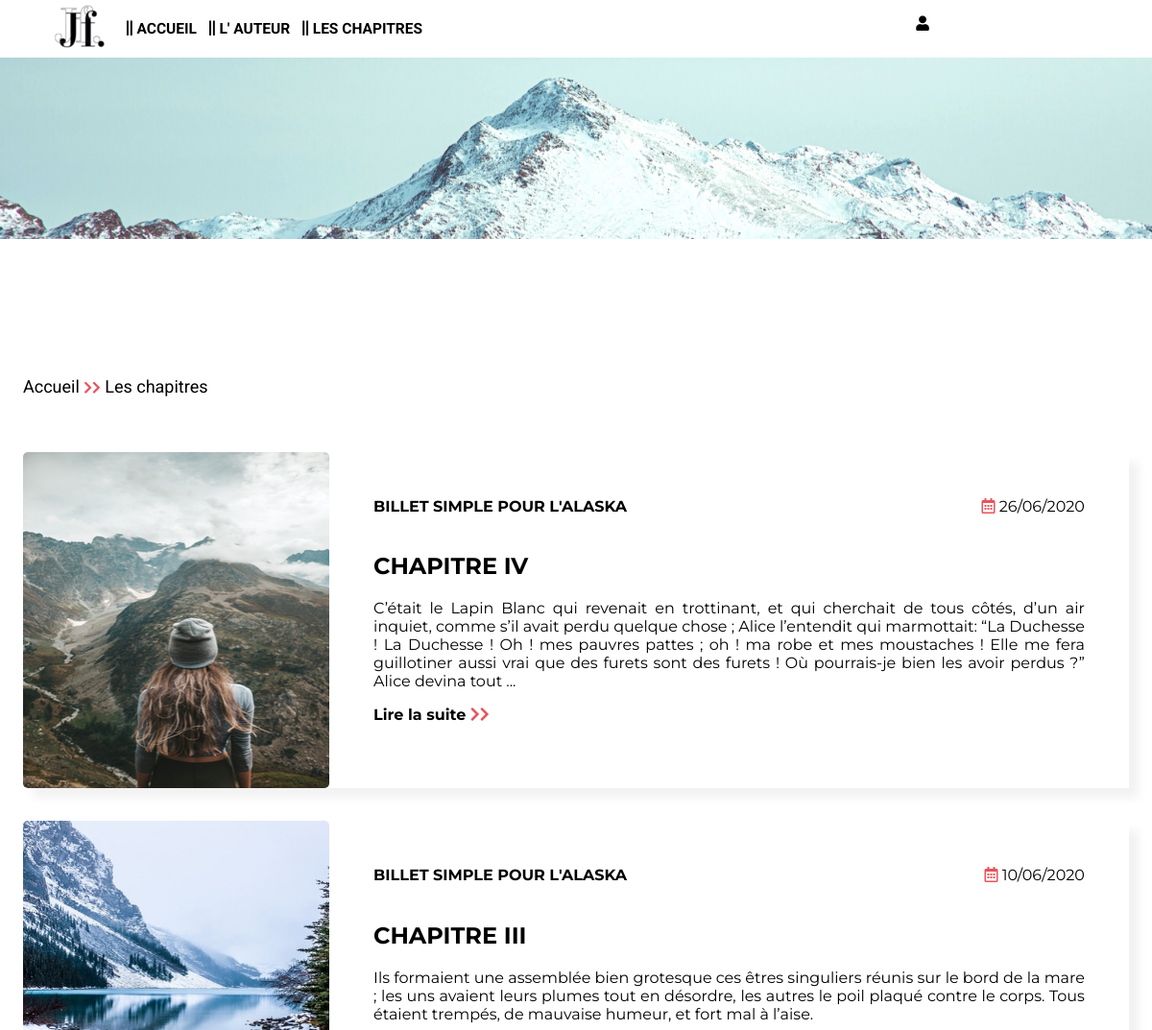
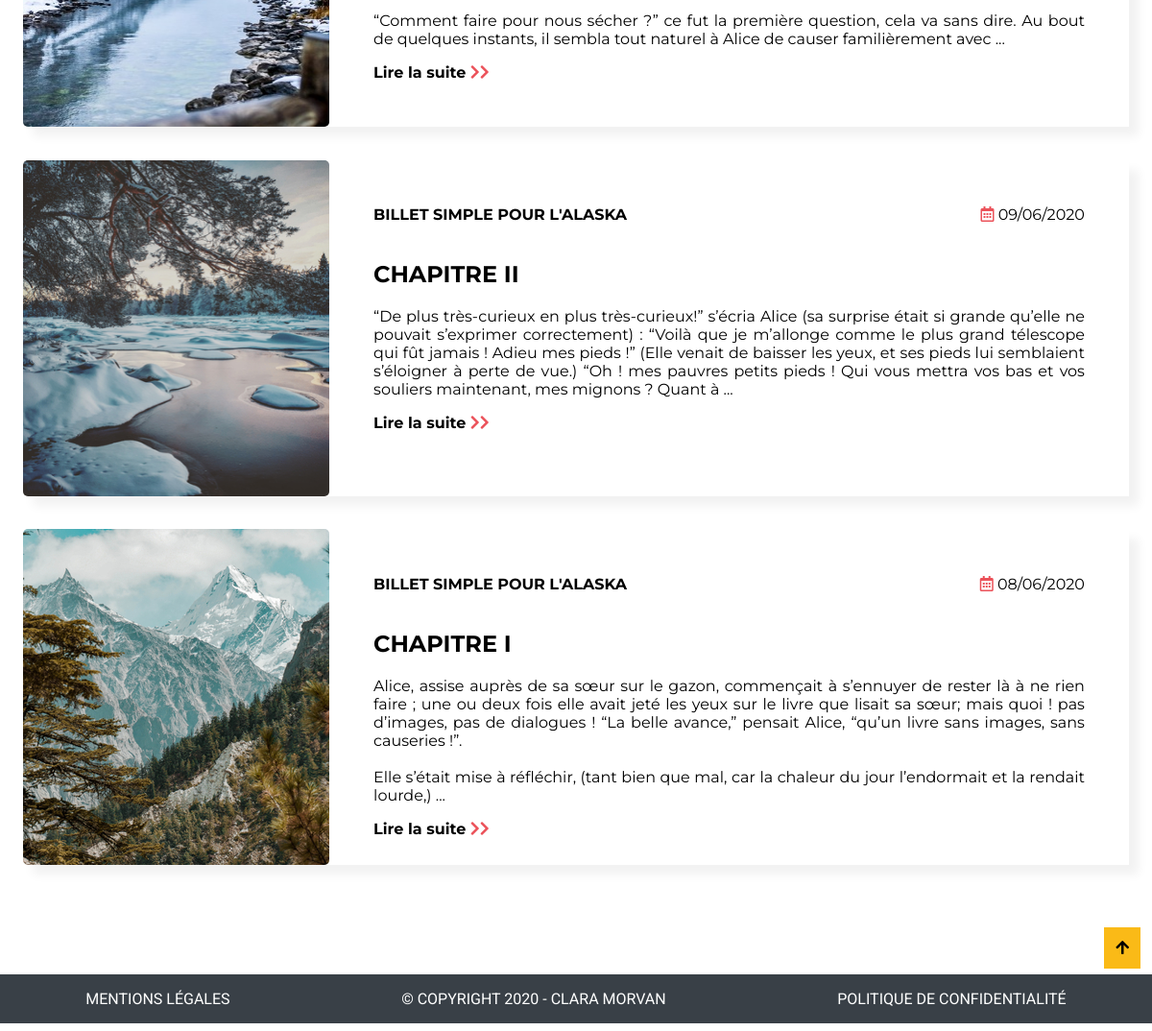
/index.php?action=listPosts, run on the app's committed database (2 pictures, top to bottom).
### tables this page shows
CREATE TABLE `chapters` (
  `id_chapter` int(11) NOT NULL,
  `novel_chapter` varchar(255) NOT NULL,
  `title_chapter` varchar(255) NOT NULL,
  `text_chapter` text NOT NULL,
  `image_chapter` varchar(255) NOT NULL,
  `date_chapter` datetime NOT NULL
);

### App/Controller/PostController.php (called while the page is built, shortened)
<?php
class PostController extends AncestorController
{
    public function listPosts()
    {
        $postManager = new PostManager();
        $posts = $postManager->listPosts();
        require('view/listPosts.php');
    }
}

### App/Controller/AncestorController.php (called while the page is built, shortened)
<?php
class AncestorController
{
    protected function isLogged()
    {
        if (isset($_SESSION['id_user']) && isset($_SESSION['id_hash_user'])) {
            $id = $_SESSION['id_user'];
            $userManager = new UserManager();
            $this->user = $userManager->getUserById($id);
            $idUser = $this->user['id_user'];
            $hash1 = $_SESSION['id_hash_user'];
            $hash2 = $this->getPowerfulHash($idUser);
            if ($hash1 === $hash2) {
                return true;
            } else {
                return false;
            }
        } else {
            return false;
        }
    }
    protected function cutContent($content)
    {
        $length = 450;
        if (strlen(htmlspecialchars_decode($content)) >= $length) {
            $allContent = htmlspecialchars_decode($content);
            $lastPos = strpos($allContent, ' ', $length);
            $content = substr(nl2br($allContent), 0, $lastPos) .' ...';
            return $content;
        } else {
            return htmlspecialchars_decode($content);
        }
    }
    protected function dateTimeUsToDateFr($date)
    {
        $formatUs = explode(' ', $date);
        $segmentDate = $formatUs[0];
        $explodeFormatUs = explode('-', $segmentDate);
        $dateFr = $explodeFormatUs[2] . '/' . $explodeFormatUs[1] . '/' . $explodeFormatUs[0];
        return $dateFr;
    }
}

### App/Model/PostManager.php (called while the page is built, shortened)
<?php
class PostManager extends Manager
{
    public function listPosts()
    {
        $db = $this->dbConnect();
        $req = $db->query("SELECT * FROM chapters ORDER BY date_chapter DESC");
        $req->execute(array());
        $posts = $req->fetchAll();
        return $posts;
    }
}

### view/listPosts.php (the view, shortened to what this page needs)
<?php
require('header.php');
?>
<?php
require('banner.php');
?>
<div class="content">
    <div class="links"><a href="index.php">Accueil</a> <span class="red"><i class=" fas
                    fa-chevron-right"></i><i class="fas fa-chevron-right"></i></span> Les chapitres</div>
    <?php
foreach ($posts as $dataPosts) {
    ?>
    <div class="block_posts">
        <div class="img_posts"><img
                src="public/img/<?= htmlspecialchars($dataPosts['image_chapter']) ?>"
                alt="Image - Billet simple pour l'Alaska - Jean Forteroche" /></div>
        <div class="para_posts">
            <div class="elts_posts">
                <p class="novel_posts"><?= mb_strtoupper(htmlspecialchars($dataPosts['novel_chapter'])) ?>
                </p>
                <p><span class="red"><i class="far fa-calendar-alt"></i></span>
                    <?php
                    $date = $this->dateTimeUsToDateFr(htmlspecialchars($dataPosts['date_chapter']));
    echo $date; ?>
                </p>
            </div>
            <h2><?= mb_strtoupper(htmlspecialchars($dataPosts['title_chapter'])) ?>
            </h2>
            <p>
                <?php
                $intro = $this->cutContent($dataPosts['text_chapter']);
    echo $intro; ?>
            </p>
            <p class="button"><a
                    href="index.php?action=getPost&amp;id=<?= htmlspecialchars($dataPosts['id_chapter']) ?>">Lire
                    la suite <span><i class=" fas
                    fa-chevron-right"></i><i class="fas fa-chevron-right"></i></span></a></p>
        </div>
    </div>
    <?php
}
?>
</div>
<?php $content = ob_get_clean(); ?>
<?php require('view/template.php');

### index.php (shortened to what this page needs)
<?php
try {
    if (isset($_GET['action'])) {
        switch ($_GET['action']) {
            case 'listPosts':
                $postController = new PostController;
                $postController->listPosts();
            break;
        }
    } else {
        $frontController = new FrontController();
        $frontController->home();
    }
} catch (Exception $e) {
    "Erreur" . $e->getMessage();
}

### view/header.php (shortened to what this page needs)
<header>
    <div id="header">
        <div id="div_pages">
            <nav>
                <ul>
                    <li><a href="index.php"><img id="tag" src="public/img/tag.png" alt="Logo Jean Forteroche" /></a>
                    </li>
                    <li><a href="index.php"><i class="fas
                                fa-grip-lines-vertical"></i> ACCUEIL</a></li>
                    <li><a href="index.php?action=author"><i class="fas
                                fa-grip-lines-vertical"></i> L' AUTEUR</a>
                    </li>
                    <li><a href="index.php?action=listPosts"><i class="fas
                                fa-grip-lines-vertical"></i> LES
                            CHAPITRES</a></li>
                </ul>
            </nav>
        </div>
        <div id="div_user">
            <nav>
                <ul class="second_nav_hover">
                    <li>
                        <?php
                        if ($this->isLogged()) {
                            echo '<span class="connected">BONJOUR' . ' <span class="red2">' . mb_strtoupper($this->user['pseudo_user']) . '</span> ! </span>' ?>
                        <i class="fas fa-user"></i>
                        <ul class="second_ul">
                            <?php if ($this->isAdmin()) { ?>
                            <li class="first_li"><a href="index.php?action=adminReportedComments">TABLEAU DE BORD</a>
                            </li>
                            <li><a href="index.php?action=updateProfil">PROFIL</a></li>
                            <li><a href="index.php?action=logout">DÉCONNECTION</a></li>
                            <?php } else { ?>
                            <li class="first_li"><a href="index.php?action=updateProfil">PROFIL</a></li>
                            <li><a href="index.php?action=logout">DÉCONNECTION</a></li>
                            <?php } ?>
                        </ul>
                    </li>
                    <?php
                        } else { ?>
                    <li>
                        <i class="fas fa-user"></i>
                        <ul class="second_ul">
                        </ul>
                    </li>
                    <?php
                    }
                    ?>
                </ul>
            </nav>
        </div>
    </div>
</header>

### view/banner.php
<div id="banner2"><img src="public/img/banner2.png" alt="Bannière montagnes Alaska - Jean Forteroche" /></div>

### view/template.php (shortened to what this page needs)
<!DOCTYPE html>
<html lang="fr">
<head>
    <link rel="stylesheet" href="https://use.fontawesome.com/releases/v5.7.2/css/all.css"
>
    <link href="public/css/style.css" rel="stylesheet" />
</head>
<body>
    <?= $content ?>
    <p id="arrow"><a href="#"><i class="fas fa-arrow-up"></i></a></p>
    <footer>
        <p><a href="index.php?action=legalsMentions">MENTIONS LÉGALES</a></p>
        <p> © COPYRIGHT 2020 - CLARA MORVAN</p>
        <p><a href="index.php?action=privacyPolicy">POLITIQUE DE CONFIDENTIALITÉ</a></p>
    </footer>
</body>
</html>

### public/css/style.css (style rules this page uses)
* { box-sizing: border-box; }
body { width: 100%; margin-left: 0%; font-family: 'Roboto', sans-serif; }
a { text-decoration: none; color: black; cursor: pointer; }
ul { list-style-type: none; }
.content { padding: 2%; }
.links { font-size: 18px; margin-bottom: 5%; }
.red { font-size: 14px; color: #EB5159 !important; }
#header { position: fixed; display: flex; justify-content: space-between; background: white; width: 100%; height: 60px; top: 0; left: 0; z-index: 2; }
#header a { font-weight: bold; }
#header div { display: flex; text-align: left; }
#header ul { font-size: 15.5px; display: flex; }
#div_pages, #div_pages ul { width: 160%; }
#div_pages li { margin-left: 1%; margin-right: 1%; margin-top: 1%; }
#tag { margin-top: -33%; }
#div_user { width: 50%; }
.second_ul { display: flex; flex-direction: column; margin-top: 2%; }
#banner2 { height: 300px; margin-bottom: 5%; }
#banner2 img { width: 100%; position: absolute; }
#block_recent_post, .block_posts { display: flex; height: 350px; margin-bottom: 3%; box-shadow: 10px 10px 10px #f2f2f2; }
#img_recent_post, #para_recent_post, .img_posts, .para_posts { height: 350px; font-family: 'Montserrat', sans-serif !important; }
#img_recent_post img, .img_posts img { width: 319px; height: 350px; border-radius: 5px; }
#novel_recent_post, .novel_posts { font-weight: bold; }
#para_recent_post, .para_posts { width: 100%; padding: 4%; }
#para_recent_post p, .para_posts p, #para_recent_post span, .para_posts span { font-size: 16px !important; text-align: justify !important; font-family: 'Montserrat', sans-serif !important; }
#elts_recent_post, .elts_posts { font-size: 12px; margin-top: -2%; margin-bottom: 3%; display: flex; justify-content: space-between; }
.button { font-size: 20px; font-weight: bold; margin-bottom: 4% !important; }
.button span { font-size: 18px; color: #EB5159; }
#arrow { text-align: right; margin-bottom: 1.5%; margin-top: 1.5%; margin-right: 1%; }
#arrow a { color: black; background: #FABA17; padding: 1%; }
footer { width: 100%; margin: auto; display: flex; justify-content: space-around; background: #394047; color: white; font-family: 'Roboto', sans-serif; }
footer a { color: white; }

### data on the page
chapters: image_chapter (picture), novel_chapter "BILLET SIMPLE POUR L'ALASKA", date_chapter "26/06/2020", title_chapter "CHAPITRE IV", text_chapter "C’était le Lapin Blanc qui revenait en trottinant, et qui cherchait de tous côtés, d’un air inquiet, comme s’il avait perdu quelque chose ; Alice l’entendit qui marmottait: “La Duchesse ! La Duchesse ! Oh ! mes pauvres pattes ; oh ! ma robe et mes moustaches ! Elle me fera guillotiner aussi vrai que des furets sont des furets ! Où pourrais-je bien les avoir perdus ?” Alice devina tout ..."
chapters: image_chapter (picture), novel_chapter "BILLET SIMPLE POUR L'ALASKA", date_chapter "10/06/2020", title_chapter "CHAPITRE III", text_chapter "Ils formaient une assemblée bien grotesque ces êtres singuliers réunis sur le bord de la mare ; les uns avaient leurs plumes tout en désordre, les autres le poil plaqué contre le corps. Tous étaient trempés, de mauvaise humeur, et fort mal à l’aise. “Comment faire pour nous sécher ?” ce fut la première question, cela va sans dire. Au bout de quelques instants, il sembla tout naturel à Alice de causer familièrement avec ..."
chapters: image_chapter (picture), novel_chapter "BILLET SIMPLE POUR L'ALASKA", date_chapter "09/06/2020", title_chapter "CHAPITRE II", text_chapter "“De plus très-curieux en plus très-curieux!” s’écria Alice (sa surprise était si grande qu’elle ne pouvait s’exprimer correctement) : “Voilà que je m’allonge comme le plus grand télescope qui fût jamais ! Adieu mes pieds !” (Elle venait de baisser les yeux, et ses pieds lui semblaient s’éloigner à perte de vue.) “Oh ! mes pauvres petits pieds ! Qui vous mettra vos bas et vos souliers maintenant, mes mignons ? Quant à ..."
chapters: image_chapter (picture), novel_chapter "BILLET SIMPLE POUR L'ALASKA", date_chapter "08/06/2020", title_chapter "CHAPITRE I", text_chapter "Alice, assise auprès de sa sœur sur le gazon, commençait à s’ennuyer de rester là à ne rien faire ; une ou deux fois elle avait jeté les yeux sur le livre que lisait sa sœur; mais quoi ! pas d’images, pas de dialogues ! “La belle avance,” pensait Alice, “qu’un livre sans images, sans causeries !”. Elle s’était mise à réfléchir, (tant bien que mal, car la chaleur du jour l’endormait et la rendait lourde,) ..."
